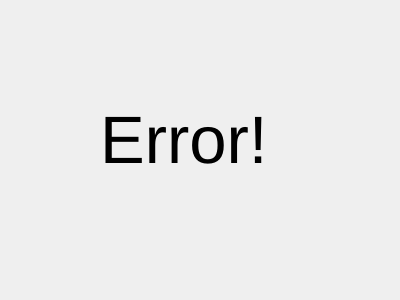
<?xml version="1.0" encoding="UTF-8"?>
<ui version="4.0">
 <class>Form</class>
 <widget class="QWidget" name="Form">
  <property name="geometry">
   <rect>
    <x>0</x>
    <y>0</y>
    <width>400</width>
    <height>300</height>
   </rect>
  </property>
  <property name="font">
   <font>
    <pointsize>50</pointsize>
   </font>
  </property>
  <property name="windowTitle">
   <string>Form</string>
  </property>
  <widget class="QLabel" name="label">
   <property name="geometry">
    <rect>
     <x>100</x>
     <y>90</y>
     <width>200</width>
     <height>100</height>
    </rect>
   </property>
   <property name="text">
    <string>Error!</string>
   </property>
  </widget>
 </widget>
 <resources/>
 <connections/>
</ui>
